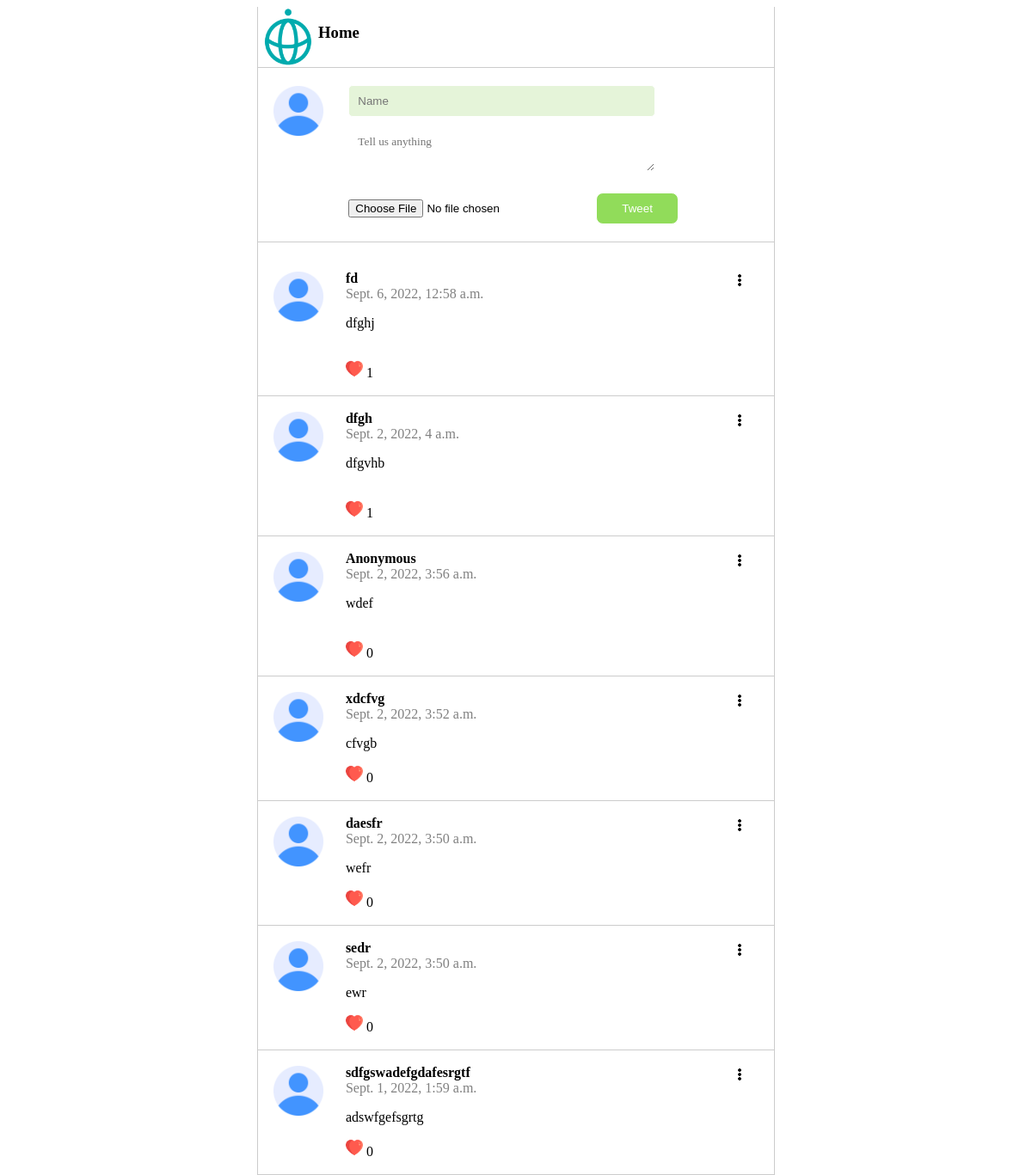
The page / on the database its author committed.
### posts/models.py (models this page shows)
class Post(models.Model):
    class Meta(object):
        db_table = 'post'
    name = models.CharField(
        'Name', blank=False, null=False, max_length=20, db_index=True, default='Anonymous'
      )
    body = models.CharField(
        'body', blank=True, null=True, max_length=140, db_index=True
    )
    created_at = models.DateTimeField(
        'Created DateTime', blank=True, auto_now_add=True
    )
    image= CloudinaryField('image', blank=True, db_index=True
    )
    like_count = models.PositiveIntegerField(
        'Like Count',default= 0, null=True, blank=True
        )

### posts/views.py (the view, shortened to what this page needs)
# urls.py: path('', views.index, name='index'),
def index(request):
    posts=Post.objects.all().order_by("-created_at")[:20]
    return render(request, 'posts.html',
                    {'posts':posts})

### templates/posts.html (shortened to what this page needs)
{% extends "base.html" %} {% block content %} {% load static %}
<section class="content">
  <section class="head">
    <div class="header">
      <img src="{% static 'img/techis-logo.png' %}" />
      <h1>Home</h1>
    </div>
  </section>
  <section class="post_form">
    <form action="" method="POST" enctype="multipart/form-data">
      <div class="logo">
        <img src="{% static 'img/user.png' %}" />
      </div>
      <div class="abd">
        <input type="text" class="name" name="name" placeholder="Name" required />
        <textarea name="body" placeholder="Tell us anything" required></textarea>
        <input
        type="file"
        name="image"
        class="file"
        value="{{post.image.url}}"
      />
        <input type="submit" class="tweet" value="Tweet" />
    </div>
    </form>
  </section>
  <section class="posts">
    <ul>
      {% for post in posts %}
      <li>
          <img class="menu_icon js-menu-icon" src="{% static 'img/options.png' %}"/>
        <div class="logo">
          <img src="{% static 'img/user.png' %}" />
        </div>
        <div class="name_body">
          <div class="name">{{ post.name}}</div>
          <div class="datetime">{{ post.created_at }}</div>
          <p>{{ post.body}}</p>
          <div class="icon_list">
            <a href="/likes/{{post.id}}/">
              <img class="like" src="{% static 'img/heart.png' %}"
            /></a>
            {{ post.like_count }}
          </div>
        </div>
      </li>
      {% endfor %}
    </ul>
  </section>
</section>
{% endblock %}

### templates/base.html (shortened to what this page needs)
<!DOCTYPE html>
<html lang="en">
<head>
    {% load static %}
    <link rel="stylesheet" href="{% static 'css/style.css' %}">
</head>
<body>
    {% block content %}{% endblock %}
</body>
</html>

### static/css/style.css (style rules this page uses)
html, body { height: 100%; }
.content { max-width: 600px; margin: 0 auto; border-left: 1px solid #ccc; border-right: 1px solid #ccc; }
.post_form { padding: 20px 17px; border-bottom: 1px solid #ccc; }
.post_form .tweet { width: 20%; color: white; margin: 10px 31px 0px; padding: 10px; border-radius: 0.5rem; border: 1px solid white; background-color: #91dc5a; }
.post_form .name { width: 70%; margin-bottom: 10px; padding: 10px; border-radius: 5px; border: 1px solid white; background-color: #e5f4d9; }
.post_form textarea { width: 70%; margin-bottom: 10px; padding: 10px; border: 1px solid white; font-family: inherit; }
.posts ul { padding: 0; }
.posts li { position: relative; display: flex; border-bottom: 1px solid #ccc; padding: 17px; list-style: none; }
.posts li .menu_icon { width: 20px; position: absolute; right: 30px; top: 18px; }
.posts li .logo { flex-basis: 15%; }
.logo img { width: 60px; }
.posts li .name_body { flex-basis: 85%; }
.posts li .name_body .name { font-weight: bold; }
.posts li .name_body .datetime { color: gray; }
.header { display: flex; border-bottom: 1px solid #ccc; }
.header img { width: 70px; }
form { display: flex; }
.abd { margin-left: 5%; }
img.like { width: 20px; }

### rows shown on the page
Post: name "fd", created_at "Sept. 6, 2022, 12:58 a.m.", body "dfghj", like_count "1"
Post: name "dfgh", created_at "Sept. 2, 2022, 4 a.m.", body "dfgvhb", like_count "1"
Post: name "Anonymous", created_at "Sept. 2, 2022, 3:56 a.m.", body "wdef", like_count "0"
Post: name "xdcfvg", created_at "Sept. 2, 2022, 3:52 a.m.", body "cfvgb", like_count "0"
Post: name "daesfr", created_at "Sept. 2, 2022, 3:50 a.m.", body "wefr", like_count "0"
Post: name "sedr", created_at "Sept. 2, 2022, 3:50 a.m.", body "ewr", like_count "0"
Post: name "sdfgswadefgdafesrgtf", created_at "Sept. 1, 2022, 1:59 a.m.", body "adswfgefsgrtg", like_count "0"
